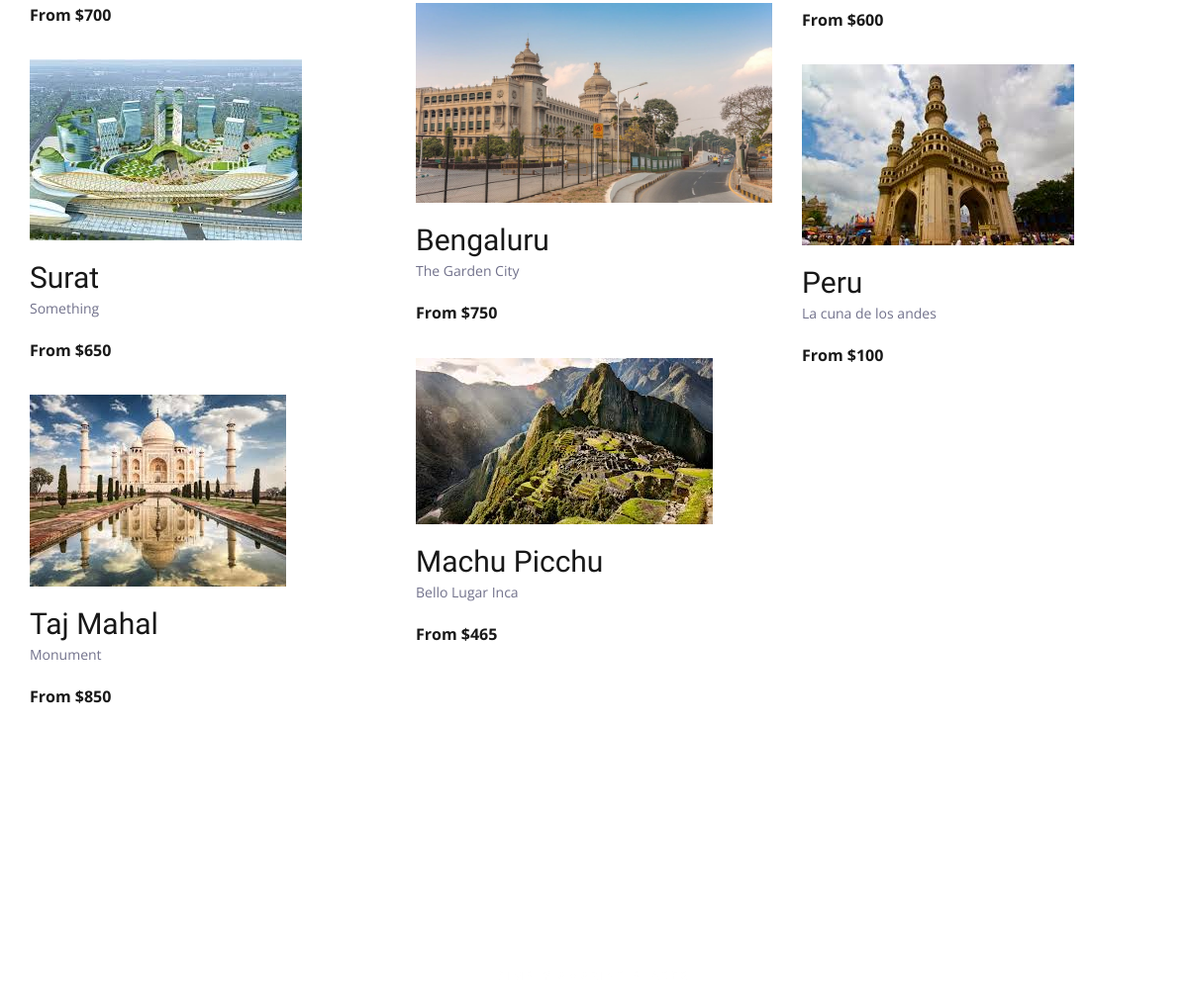
The app's page / (middle part), older data.
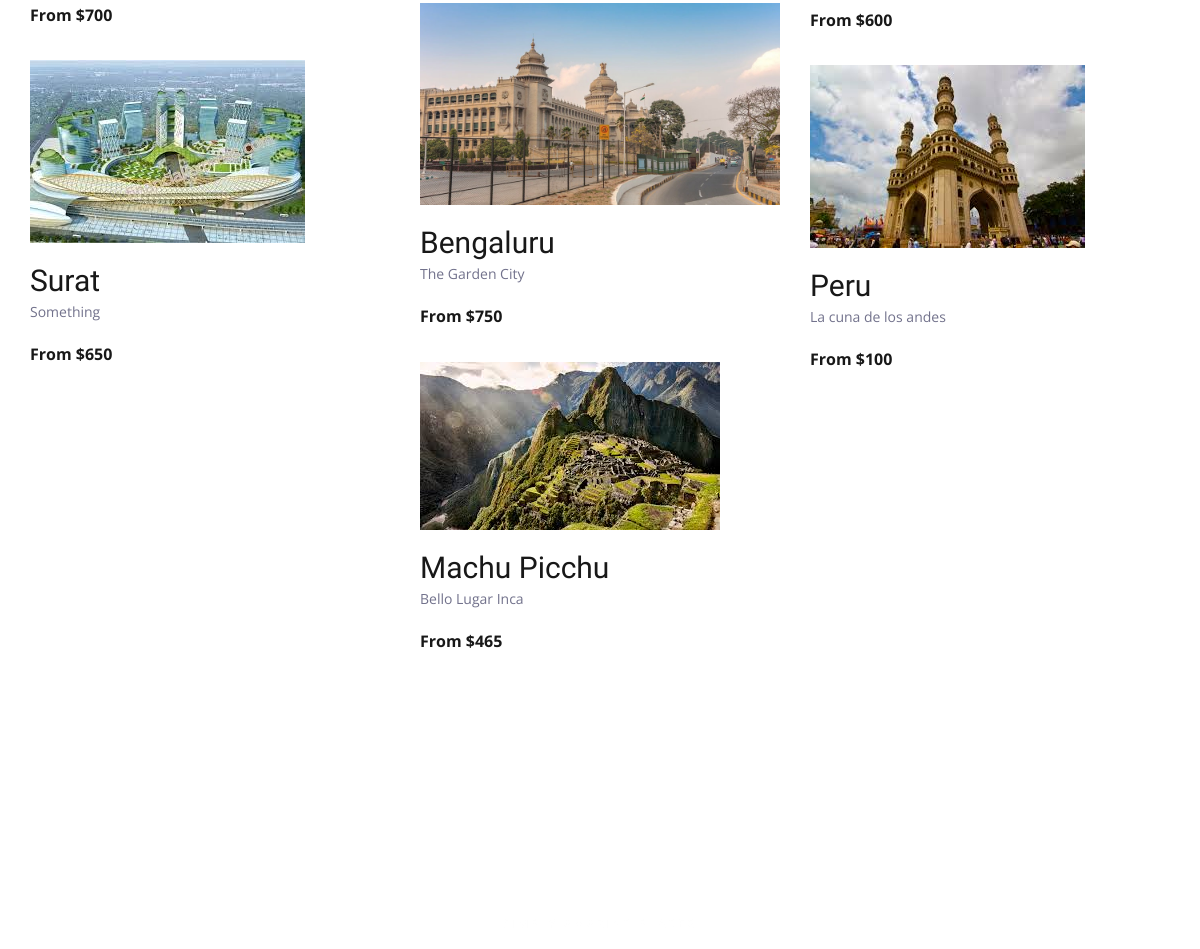
The same page, newer data.
### travello/models.py (models this page shows)
class Destination (models.Model):
    name = models.CharField(max_length=100)
    img = models.ImageField(upload_to = 'pics')
    desc = models.TextField()
    price = models.IntegerField()
    offer = models.BooleanField(default=False)

### travello/views.py (the view)
# urls.py: path('',views.index, name='index'),
def index(request):
    dests = Destination.objects.all()
    return render(request, "index.html", {'dests': dests})

### templates/index.html (shortened to what this page needs)
{% load static %}
<!DOCTYPE html>
<html lang="en">
<head>
<link rel="stylesheet" type="text/css" href="{% static 'styles/bootstrap4/bootstrap.min.css' %}">
<link href="{% static 'plugins/font-awesome-4.7.0/css/font-awesome.min.css' %}" rel="stylesheet" type="text/css">
<link rel="stylesheet" type="text/css" href="{% static 'plugins/OwlCarousel2-2.2.1/owl.carousel.css' %}">
<link rel="stylesheet" type="text/css" href="{% static 'plugins/OwlCarousel2-2.2.1/owl.theme.default.css' %}">
<link rel="stylesheet" type="text/css" href="{% static 'plugins/OwlCarousel2-2.2.1/animate.css' %}">
<link rel="stylesheet" type="text/css" href="{% static 'styles/main_styles.css' %}">
<link rel="stylesheet" type="text/css" href="{% static 'styles/responsive.css' %}">
</head>
<body>
<div class="super_container">
	<div class="destinations" id="destinations">
		<div class="container">
			<div class="row destinations_row">
				<div class="col">
					<div class="destinations_container item_grid">
						{% for dest in dests%}
						<div class="destination item">
							<div class="destination_image">
								<img src="{{dest.img.url}}" alt="">
							</div>
							<div class="destination_content">
								<div class="destination_title"><a href="destinations.html">{{dest.name}}</a></div>
								<div class="destination_subtitle">
									<p>{{dest.desc}}</p>
								</div>
								<div class="destination_price">From ${{dest.price}}</div>
							</div>
						</div>
						{% endfor %}
					</div>
				</div>
			</div>
		</div>
	</div>
	<div class="testimonials" id="testimonials">
		<div class="parallax_background parallax-window" data-parallax="scroll" data-image-src="{% static 'images/testimonials.jpg' %}" data-speed="0.8"></div>
		<div class="container">
			<div class="row">
				<div class="col text-center">
					<div class="section_subtitle">simply amazing places</div>
				</div>
			</div>
		</div>
	</div>
</div>
</body>
</html>

Row changes from the older to the newer data that the page shows:
removed Destination: img (picture), name "Taj Mahal", desc "Monument", price "850"
